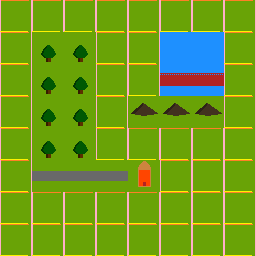

Tiled map render using the project's own tile images. Description and the whole map definition, tile-layer contents included, below:
An orthogonal 8x8 tile map with 32x32 px tiles, 1 tile layer (Map).

<map version="1.2" tiledversion="1.3.1" orientation="orthogonal" renderorder="right-down" compressionlevel="0" width="8" height="8" tilewidth="32" tileheight="32" infinite="0" nextlayerid="1" nextobjectid="1">
 <tileset firstgid="1" source="map2.tsx" />
 <layer id="2" name="Map" width="8" height="8">
  <data encoding="csv">
1,1,1,1,1,1,1,1,
1,2,2,1,1,18,18,1,
1,2,2,1,1,17,17,1,
1,2,2,1,3,3,3,1,
1,2,2,1,1,1,1,1,
1,4,4,4,5,1,1,1,
1,1,1,1,1,1,1,1,
1,1,1,1,1,1,1,1
</data>
 </layer>
</map>